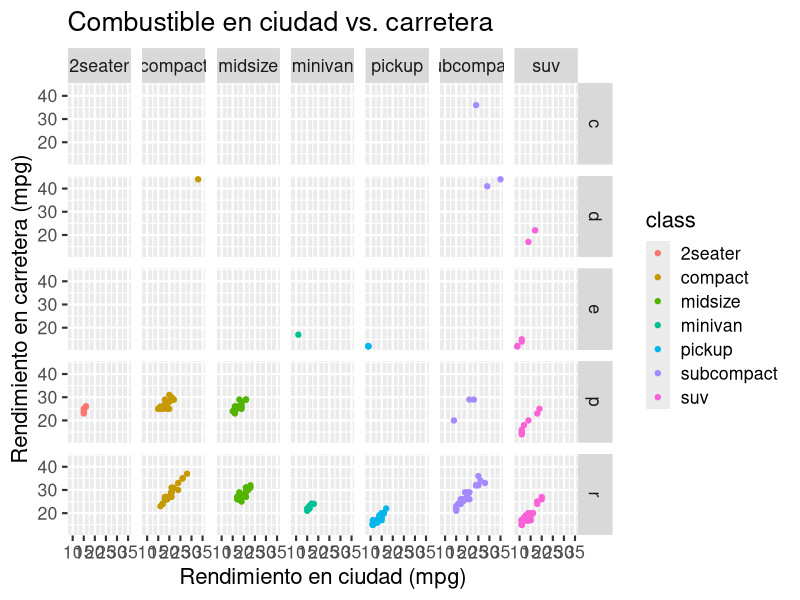

Write the R code that produced this figure.
### Datos personales ###
# Nombre: Reuben Rhienhart
# Numero de control: 20112048
# Grupo: H
# Ejercicio 12: Facetas
library(tidyverse)
# R Data Set
data("mpg")
ggplot(data = mpg, aes(x = cty, y = hwy, col = class)) +
  geom_point() +
  facet_grid(fl ~ class) +
  theme_gray(base_size = 16) +
  labs(
    title = "Combustible en ciudad vs. carretera",
    x = "Rendimiento en ciudad (mpg)",
    y = "Rendimiento en carretera (mpg)"
  )